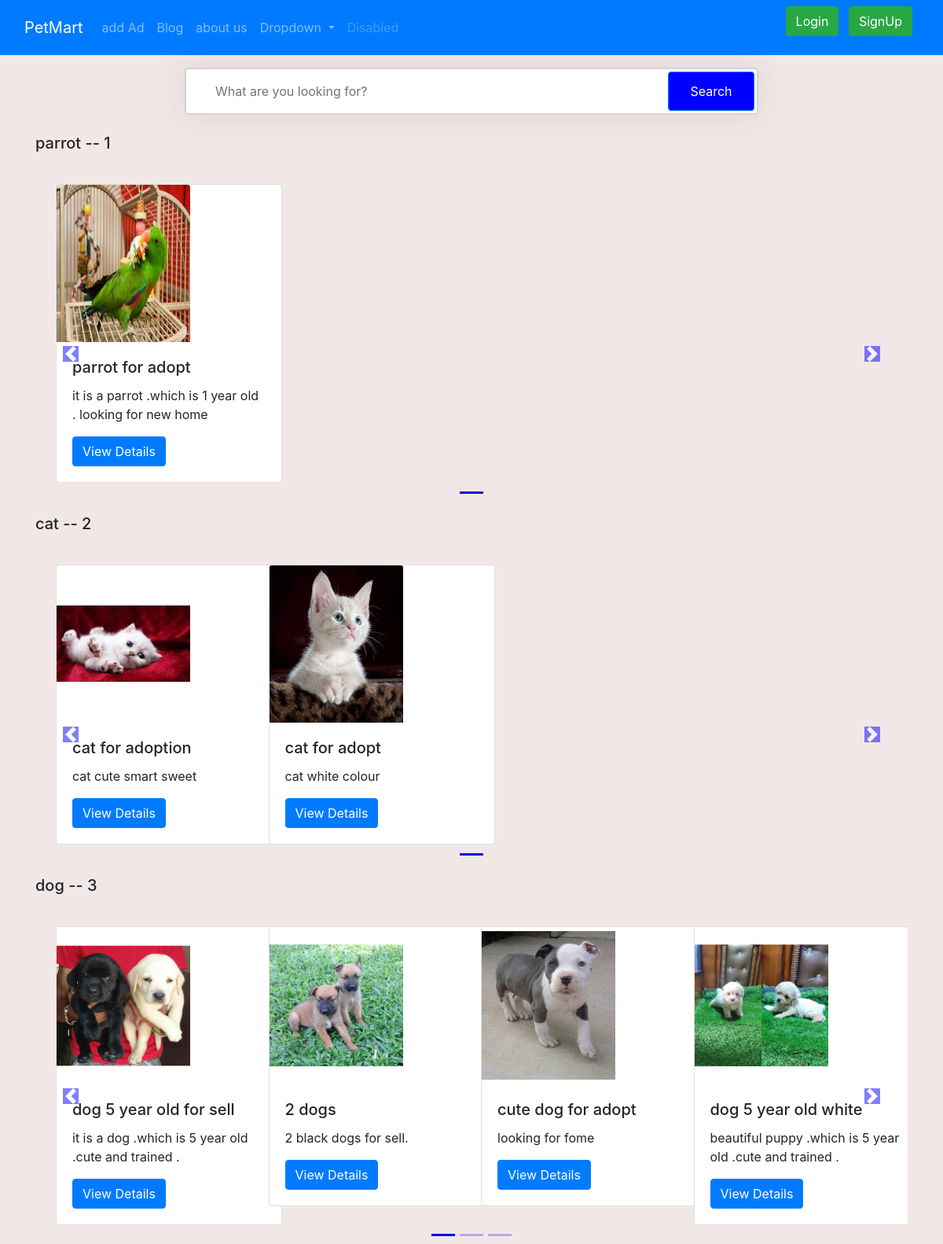
The app's page /shop/ with its own data.
### shop/models.py (models this page shows)
class Adds(models.Model):
    addId=models.AutoField
    addName=models.CharField(max_length=50,default="")
    petCatgory=models.CharField(max_length=50,default="")
    addDescription=models.CharField(max_length=300,default="")
    userId=models.IntegerField(max_length=20,default=0)
    price=models.IntegerField(default=0)
    pub_date=models.DateField()
    image=models.ImageField(upload_to="shop/images",default="")
    def __str__(self):
        return self.addName

### shop/views.py (the view)
# urls.py: path("",views.index,name="homePage"),
def index(request):
    allAds = []
    categoryAdds = Adds.objects.values('petCatgory', 'id')
    print(categoryAdds)
    cats = {item['petCatgory'] for item in categoryAdds}
    for cat in cats:
        ad = Adds.objects.filter(petCatgory=cat)
        n = len(ad)
        nSlides = n // 4 + ceil((n / 4) - (n // 4))
        allAds.append([ad, range(1, nSlides), nSlides])
    params = {'allAds':allAds}
    print(params)
    return render(request, 'shop/index.html', params)

### shop/templates/shop/index.html (shortened to what this page needs)
{% extends 'shop/base.html' %}
{% block body %}
{% load static %}
<div class="container my-3">
  <form method="get" action="/shop/search">
  <div class="row height d-flex justify-content-center align-items-center">
      <div class="col-md-8">
          <div class="search">  <input type="text" class="form-control" placeholder="What are you looking for?" name="search" id="search"> <button class="btn btn-primary">Search</button> </div>
      </div>
  </div>
</form>
</div>
<div class="container">
    {% for ad, range, nSlides in allAds %}
    <h5 class="my-4"> {{ad.0.petCatgory}} -- {{forloop.counter}} </h5>
    <div class="row">
      <div id="demo{{forloop.counter}}" class="col carousel slide my-3" data-ride="carousel">
        <ul class="carousel-indicators">
          <li data-target="#demo{{forloop.counter}}" data-slide-to="0" class="active"></li>
          {% for i in range %}
      <li data-target="#demo{{forloop.parentloop.counter}}" data-slide-to="{{i}}" ></li>
      {% endfor %}
    </ul>
    <div class="container carousel-inner no-padding">
      <div class="carousel-item active">
        {% for i in ad %}
        <div class="col-xs-3 col-sm-3 col-md-3">
          <div class="card" style="width: 18rem;">
            <img src='/media/{{i.image}}' class="card-img-top" alt="...">
            <div class="card-body">
              <h5 class="card-title">{{i.addName}}</h5>
              <p class="card-text">{{i.addDescription}}</p>
              <a href="/shop/adview/{{i.id}}">
              <button id="vd{{i.id}}" class="btn btn-primary cart">View Details</button>
              </a>
            </div>
          </div>
        </div>
        {% if forloop.counter|divisibleby:4 and forloop.counter > 0 and not forloop.last %}
      </div><div class="carousel-item">
        {% endif %}
        {% endfor %}
    </div>
</div>
</div>
    <a class="carousel-control-prev" href="#demo{{forloop.counter}}" data-slide="prev">
        <span class="carousel-control-prev-icon"></span>
    </a>
    <a class="carousel-control-next" href="#demo{{forloop.counter}}" data-slide="next">
        <span class="carousel-control-next-icon"></span>
    </a>
        </div>
    {% endfor %}
</div>
 {% endblock %}

### shop/templates/shop/base.html (shortened to what this page needs)
<!doctype html>
<html lang="en">
  <head>
    <link rel="stylesheet" href="https://stackpath.bootstrapcdn.com/bootstrap/4.2.1/css/bootstrap.min.css">
  </head>
  <body>
    <nav class="navbar navbar-expand-lg navbar-dark bg-primary">
      <div class="container-fluid">
        <a class="navbar-brand" href="#">PetMart</a>
        <div class="collapse navbar-collapse" id="navbarSupportedContent">
          <ul class="navbar-nav me-auto mb-2 mb-lg-0">
            <li class="nav-item">
              <a class="nav-link" aria-current="page" href="#">add Ad</a>
            </li>
            <li class="nav-item">
              <a class="nav-link" aria-current="page" href="/blog">Blog</a>
            </li>
            <li class="nav-item">
              <a class="nav-link" href="#">about us</a>
            </li>
            <li class="nav-item dropdown">
              <a
                class="nav-link dropdown-toggle"
                href="#"
                id="navbarDropdown"
                role="button"
                data-bs-toggle="dropdown"
                aria-expanded="false"
              >
                Dropdown
              </a>
            </li>
            <li class="nav-item">
              <a
                class="nav-link disabled"
                href="/"
                tabindex="-1"
                aria-disabled="true"
                >Disabled</a
              >
            </li>
          </ul>
        </div>
        <ul>
          {% if user.is_authenticated %}
          {% comment %} <ul> {% endcomment %}
            <ul class="navbar-nav ml-auto">
              <li class="nav-item dropdown">
                <a class="nav-link dropdown-toggle" href="#" id="navbarDropdown" role="button" data-toggle="dropdown" aria-haspopup="true" aria-expanded="false">
                  Welcome {{request.user}}
                </a>
                <div class="dropdown-menu" aria-labelledby="navbarDropdown">
                  <a class="dropdown-item" href="/shop/logout">Logout</a>
                </div>
              </li>
          </ul>
          {%else%}
          <button type="button" class="btn btn-success mr-2" data-toggle="modal" data-target="#loginModal">
            Login
          </button>
          <button type="button" class="btn btn-success mr-2" data-toggle="modal" data-target="#signupModal">
            SignUp
          </button>
          {% endif %}
      </div>
    </nav>
    {% block body %} {% endblock %}
  </body>
</html>

### records on screen
Adds: petCatgory "parrot", image (picture), addName "parrot for adopt", addDescription "it is a parrot .which is 1 year old . looking for new home"
Adds: petCatgory "cat", image (picture), addName "cat for adoption", addDescription "cat cute smart sweet"
Adds: image (picture), addName "cat for adopt", addDescription "cat white colour"
Adds: petCatgory "dog", image (picture), addName "dog 5 year old for sell", addDescription "it is a dog .which is 5 year old .cute and trained ."
Adds: image (picture), addName "2 dogs", addDescription "2 black dogs for sell."
Adds: image (picture), addName "cute dog for adopt", addDescription "looking for fome"
Adds: image (picture), addName "dog 5 year old white", addDescription "beautiful puppy .which is 5 year old .cute and trained ."
